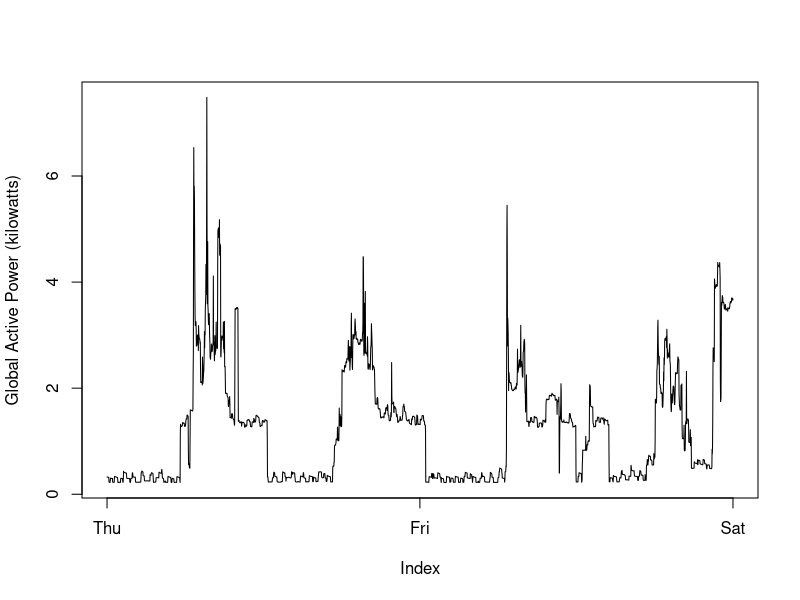

Reproduce this figure in R.
# read data from data range
df <- read.csv2("household_power_consumption2.txt", stringsAsFactors = FALSE)

# convert col 3 to numeric
df[[3]] <- as.numeric(df[[3]])

par(mfrow=c(1,1))

# plot without x labels
plot(df[[3]],type="l",xaxt="n", ylab="Global Active Power (kilowatts)")

# get number of x labels
l <- length(df[[1]])

# set x labels
axis(1,at=c(1,l/2,l), labels=c("Thu", "Fri", "Sat"))

dev.copy(png, file="plot2.png")
dev.off()